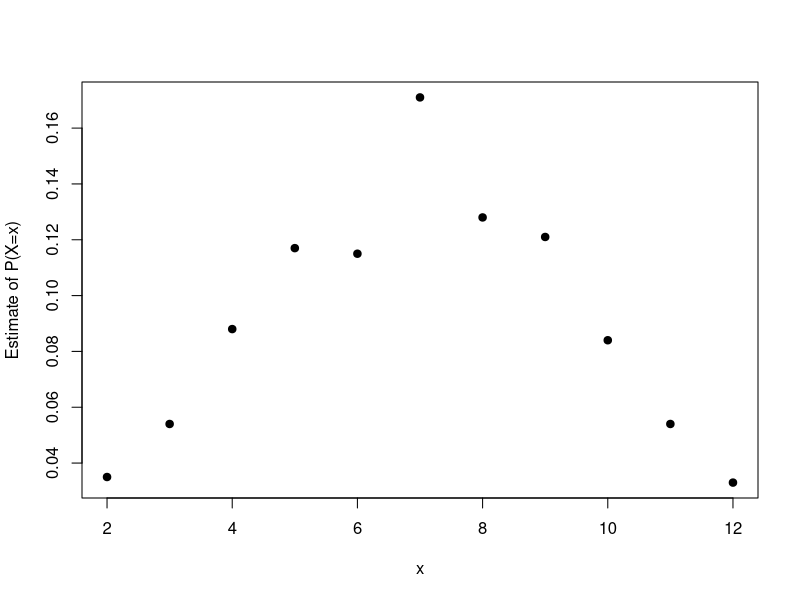
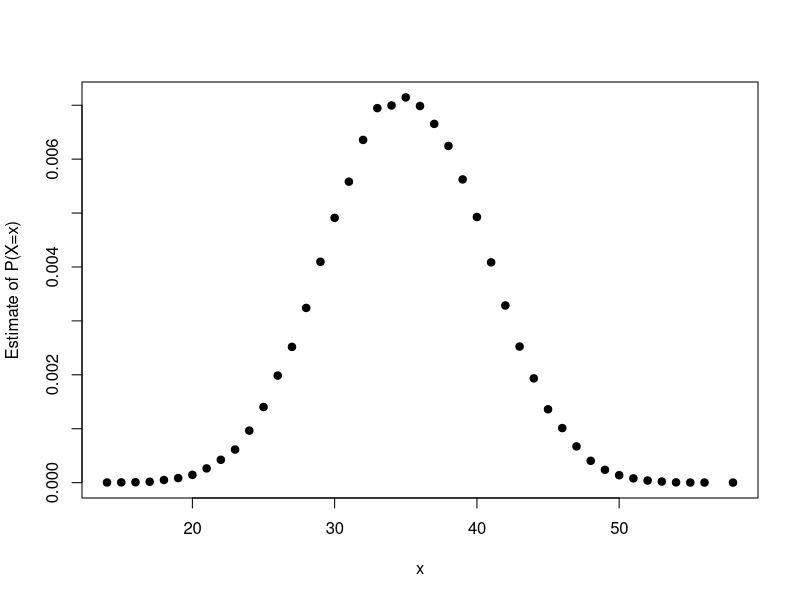
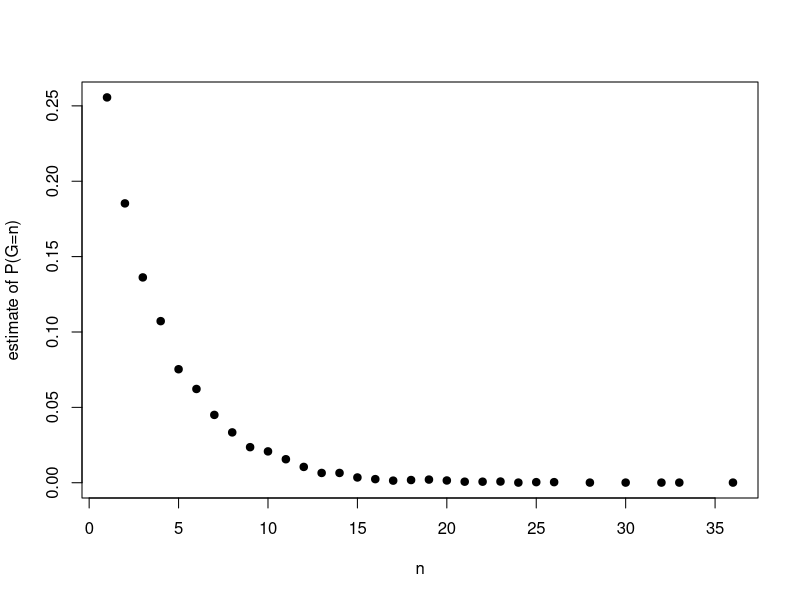
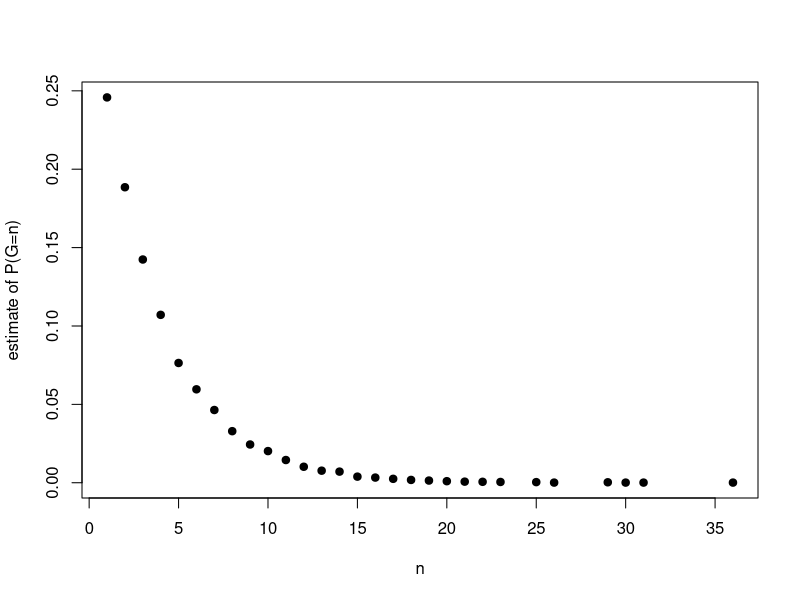
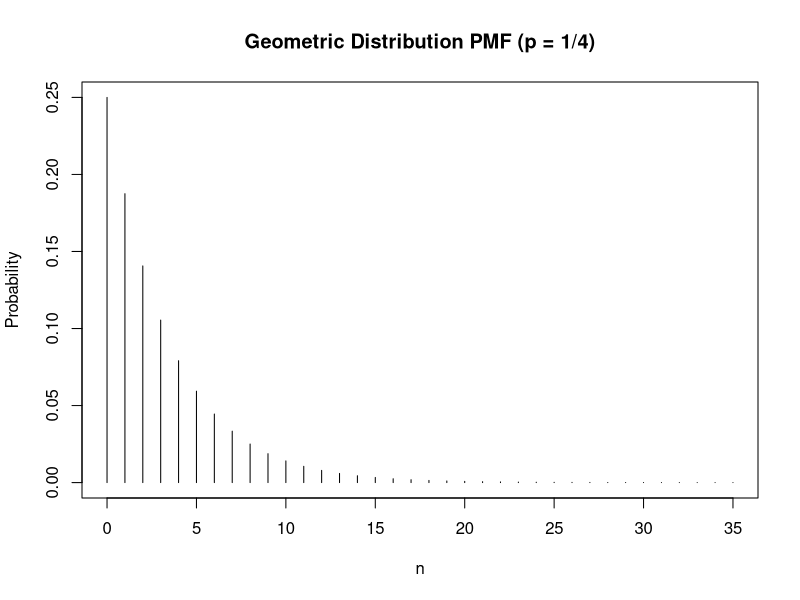
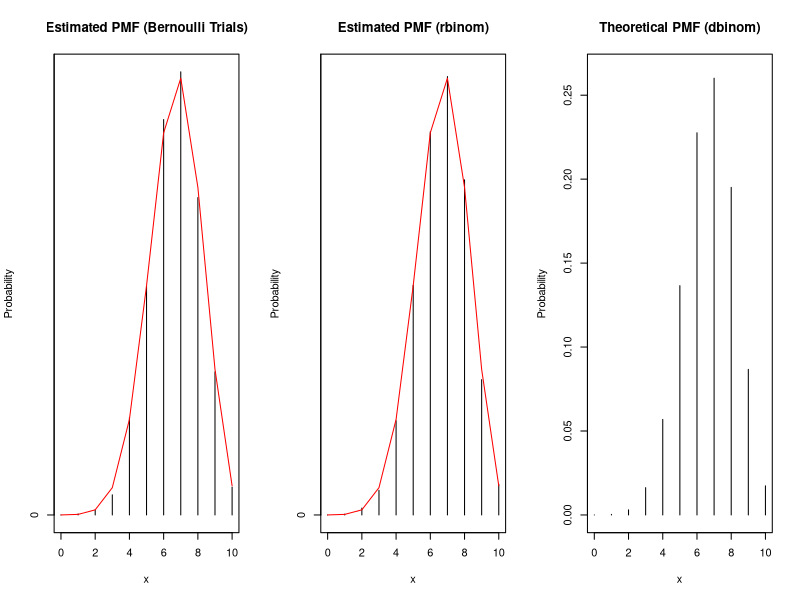
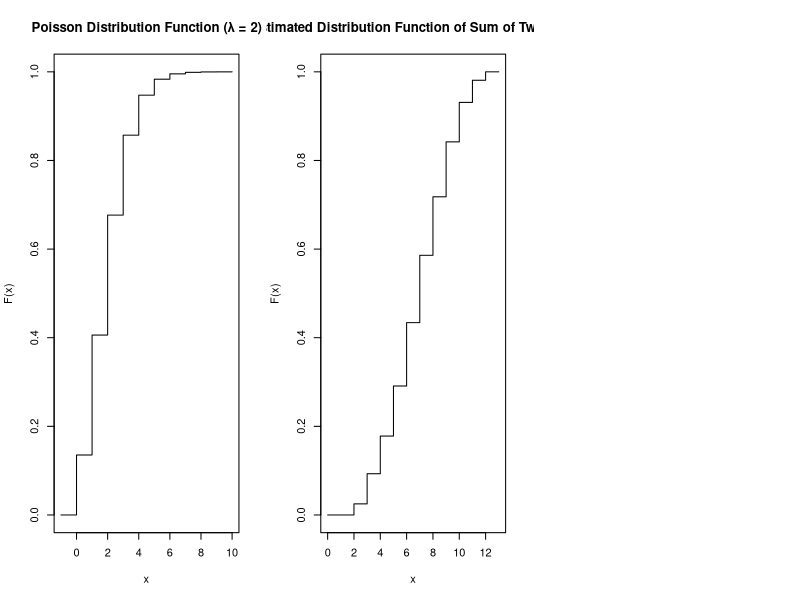

Generate these figures, in order, with R:
## ---- chunk 1
two_dice = matrix(sample(1:6, 2000, replace = TRUE), ncol=2)
## ---- chunk 2
X = apply(two_dice,1,sum)
## ---- chunk 3
X_vals=sort(unique(X))
L = length(X_vals)
counts = numeric(L)
for (i in 1:L){counts[i]= sum(X == X_vals[i])}

vals = table(X)
## ---- chunk 4
uu = as.numeric(names(vals))
vv = as.numeric(vals) / 1000
plot(uu, vv, xlab = "x", ylab = "Estimate of P(X=x)", pch = 19)
## ---- chunk 5
ten_dice = matrix(sample(1:6, 1000000, replace = TRUE), ncol=10)

X_ten = apply(ten_dice,1,sum)

X_vals_ten =sort(unique(X_ten))

L_ten = length(X_vals_ten)

counts_ten = numeric(L_ten)
for (i in 1:L){counts_ten[i]= sum(X == X_vals_ten[i])}

vals_ten = table(X_ten)

uu = as.numeric(names(vals_ten))
vv = as.numeric(vals_ten) / 1000000
plot(uu, vv, xlab = "x", ylab = "Estimate of P(X=x)", pch = 19)

## ---- chunk 6
trials = matrix(sample(0:1, 10^7, prob=c(3,1), replace=TRUE), ncol=1000 )
## ---- chunk 7
n_trials = 1000
n_experiments = 10000

#Solution analytically 
analytical_soln = 0.75^n_trials

#Based on the experiment, we can sum the rows columnwise to see the proportion of 0 columns 
experimental_soln = apply(trials,MARGIN = 2,sum)
experimental_soln_count = sum(experimental_soln==0)

#Probability that in 10000 experiments, each experiment with 1000 trials, we don't see a success. This simply the union of all the experiments as separate events 
upper_bound = analytical_soln*n_experiments

## ---- chunk 8
find_first_1 = function(x){
              ifelse(sum(x)>0, min(which(x==1)), NA)}
## ---- chunk 9
G = apply(trials, 1, find_first_1)
Y = table(G)
plot(as.numeric(names(Y)), as.numeric(Y) / 10000,
xlab = "n", ylab = "estimate of P(G=n)", pch = 19)
## ---- chunk 10
one_sim <- numeric(0)
no_success <- TRUE
while (no_success) {
  one_sim <- c(one_sim, sample(0:1, 100, prob = c(3, 1), replace = TRUE))
  Gval <- which(one_sim == 1)[1]
  if (!is.na(Gval)) {
    no_success <- FALSE
  }
}
Gval

#R has built-in functionality to generate realisations of Geometric random variables, using rgeom, which saves us doing all the above work.
G = 1 + rgeom(10000, 1/4)
Y = table(G)
plot(as.numeric(names(Y)), as.numeric(Y) / 10000,
                      xlab = "n", ylab = "estimate of P(G=n)", pch = 19)
## ---- chunk 11
# Set the parameter p and the range of n
p <- 1/4
n <- 0:35

# Calculate the PMF for each value of n
pmf <- (1 - p)^n * p

# Plot the PMF
plot(n, pmf, type = "h", xlab = "n", ylab = "Probability", 
     main = "Geometric Distribution PMF (p = 1/4)", xlim = c(0, 35), ylim = c(0, max(pmf)))
## ---- chunk 12
# Set the parameters
n <- 10
p <- 2/3
num_realizations <- 10000

# Method 1: Generate realizations using sequences of Bernoulli trials
realizations1 <- replicate(num_realizations, sum(sample(c(0, 1), n, replace = TRUE, prob = c(1-p, p))))

# Method 2: Generate realizations using the rbinom function
realizations2 <- rbinom(num_realizations, n, p)

# Calculate the estimated PMFs
pmf1 <- table(factor(realizations1, levels = 0:n)) / num_realizations
pmf2 <- table(factor(realizations2, levels = 0:n)) / num_realizations

# Calculate the theoretical PMF using dbinom
x <- 0:n
theoretical_pmf <- dbinom(x, n, p)

# Plot the estimated and theoretical PMFs
par(mfrow = c(1, 3))

# Plot for Method 1
plot(x, pmf1, type = "h", xlab = "x", ylab = "Probability", main = "Estimated PMF (Bernoulli Trials)", xlim = c(0, n), ylim = c(0, max(pmf1, pmf2, theoretical_pmf)))
points(x, theoretical_pmf, type = "l", col = "red")

# Plot for Method 2
plot(x, pmf2, type = "h", xlab = "x", ylab = "Probability", main = "Estimated PMF (rbinom)", xlim = c(0, n), ylim = c(0, max(pmf1, pmf2, theoretical_pmf)))
points(x, theoretical_pmf, type = "l", col = "red")

# Plot for Theoretical PMF
plot(x, theoretical_pmf, type = "h", xlab = "x", ylab = "Probability", main = "Theoretical PMF (dbinom)", xlim = c(0, n), ylim = c(0, max(pmf1, pmf2, theoretical_pmf)))

## ---- chunk 13
# Set the parameter lambda
lambda <- 2

# Define the range of x values
x <- -1:10

# Calculate the CDF values using ppois
cdf <- ppois(x, lambda = lambda)

# Plot the CDF
plot(x, cdf, type = "s", xlab = "x", ylab = "F(x)", main = "Poisson Distribution Function (λ = 2)", xlim = c(-1, 10), ylim = c(0, 1))
## ---- chunk 14
# Set the number of experiments
num_experiments <- 1000

# Generate 1000 experiments of rolling two dice and calculate their sum
dice_sums <- replicate(num_experiments, sum(sample(1:6, 2, replace = TRUE)))

# Define the range of x values
x <- 0:13

# Calculate the estimated CDF
estimated_cdf <- sapply(x, function(x) sum(dice_sums <= x) / num_experiments)

# Plot the estimated CDF
plot(x, estimated_cdf, type = "s", xlab = "x", ylab = "F(x)", main = "Estimated Distribution Function of Sum of Two Dice", xlim = c(0, 13), ylim = c(0, 1))
